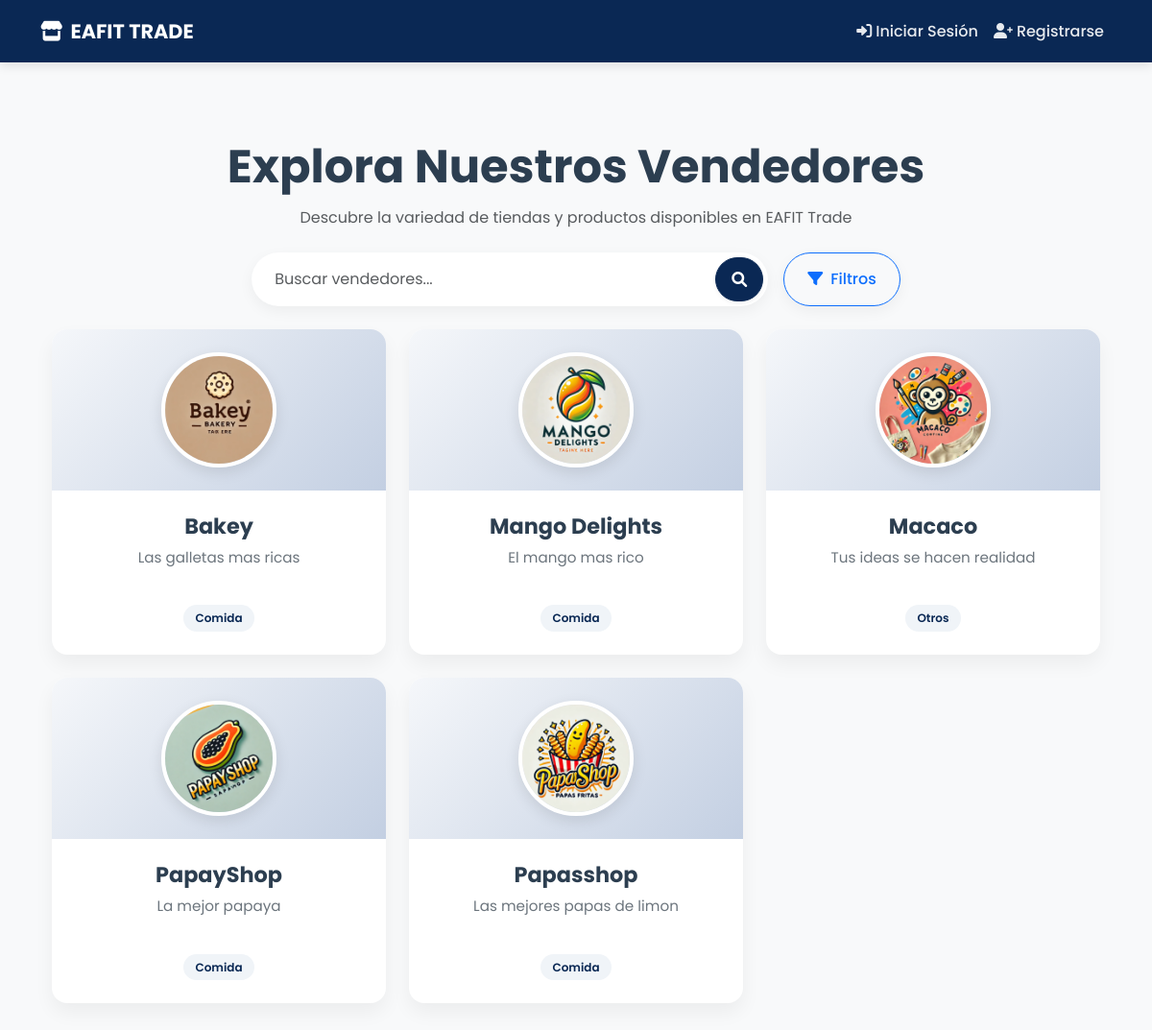
The page /sellers/ on the database as committed earlier.
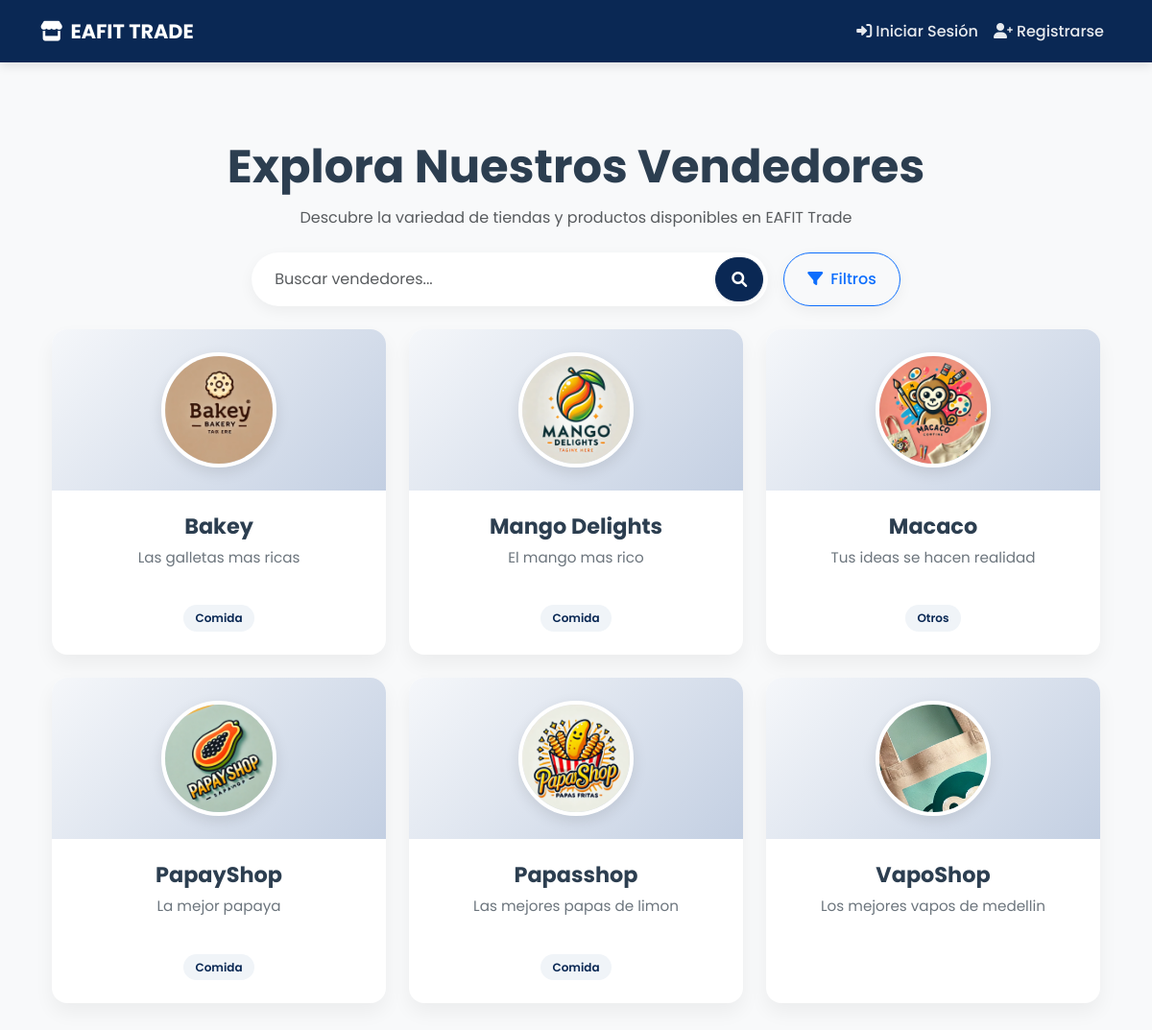
The same page on the database as committed later.
### seller_profiles/models.py (models this page shows, shortened)
class SellerProfile(models.Model):
    user = models.OneToOneField(
        User,
        on_delete=models.CASCADE,
        related_name='seller_profile'
    )
    profile_image = models.ImageField(
        upload_to='profiles/',
        verbose_name='Foto de perfil',
        null=True,
        blank=True
    )
    store_name = models.CharField(
        max_length=100,
        verbose_name='Nombre de la tienda',
        help_text='Nombre que se mostrará en tu perfil de vendedor'
    )
    slogan = models.CharField(
        max_length=200,
        verbose_name='Slogan',
        help_text='Una frase corta que describa tu tienda',
        blank=True,
        null=True
    )
    description = models.TextField(
        verbose_name='Descripción',
        help_text='Describe tu tienda y los productos que vendes'
    )
    whatsapp = models.CharField(
        max_length=15,
        verbose_name='WhatsApp',
        help_text='Ingresa tu número de WhatsApp con código de país (ej: 573001234567)',
        blank=True,
        null=True
    )
    class Meta:
        verbose_name = 'Perfil de vendedor'
        verbose_name_plural = 'Perfiles de vendedores'

### seller_profiles/views.py (the view)
# urls.py: path('sellers/', profile_views.seller_list, name='seller_list'),
def seller_list(request):
    sellers = SellerProfile.objects.all()
    search_query = request.GET.get('search', '').strip()
    selected_categories = request.GET.getlist('categories')
    if search_query:
        sellers = sellers.filter(
            Q(store_name__icontains=search_query) |
            Q(user__username__icontains=search_query)
        )
    if selected_categories:
        sellers = sellers.filter(
            user__products__category__in=selected_categories
        ).distinct()
    sellers_data = []
    for seller in sellers:
        seller_categories = seller.user.products.values_list(
            'category', flat=True
        ).distinct()
        sellers_data.append({
            'profile': seller,
            'categories': list(seller_categories)
        })
    all_categories = [choice[0] for choice in Product.CATEGORY_CHOICES]
    context = {
        'sellers': sellers_data,
        'all_categories': all_categories,
        'search_query': search_query,
        'selected_categories': selected_categories,
    }
    return render(request, 'seller_profiles/seller_list.html', context)

### seller_profiles/templates/seller_profiles/seller_list.html (shortened to what this page needs)
{% extends 'products/base.html' %}
{% load humanize %}
{% block content %}
<div class="container py-5">
    <div class="section-header mb-4">
        <h1 class="display-5 text-center fw-bold">Explora Nuestros Vendedores</h1>
        <p class="text-center text-muted mb-0">Descubre la variedad de tiendas y productos disponibles en EAFIT Trade</p>
    </div>
    <div class="search-container mb-4">
        <form method="get" id="searchForm">
            <div class="search-bar-wrapper">
                <div class="row g-3 align-items-center justify-content-center">
                    <div class="col-md-8 col-lg-6">
                        <div class="search-input-container">
                            <input type="text"
                                name="search"
                                class="form-control search-input"
                                placeholder="Buscar vendedores..."
                                value="{{ search_query }}">
                            <button type="submit" class="btn btn-primary search-btn">
                                <i class="fas fa-search"></i>
                            </button>
                        </div>
                    </div>
                    <div class="col-auto">
                        <button class="btn btn-outline-primary filter-toggle-btn"
                                type="button"
                                data-bs-toggle="collapse"
                                data-bs-target="#filterOptions"
                                aria-expanded="false"
                                aria-controls="filterOptions">
                            <i class="fas fa-filter me-2"></i>Filtros
                        </button>
                    </div>
                </div>
            </div>
        </form>
    </div>
    <div class="row g-4">
        {% for seller_data in sellers %}
            <div class="col-md-6 col-lg-4">
                <a href="{% url 'public_profile' seller_data.profile.user.id %}" class="text-decoration-none">
                    <div class="seller-card">
                        <div class="seller-header">
                            <div class="seller-image-container">
                                {% if seller_data.profile.profile_image %}
                                    <img src="{{ seller_data.profile.profile_image.url }}"
                                         alt="{{ seller_data.profile.store_name }}"
                                         class="seller-image">
                                {% else %}
                                    <div class="seller-image-placeholder">
                                        <i class="fas fa-store"></i>
                                    </div>
                                {% endif %}
                            </div>
                        </div>
                        <div class="seller-content">
                            <h3 class="seller-name">{{ seller_data.profile.store_name }}</h3>
                            {% if seller_data.profile.slogan %}
                                <p class="seller-slogan">{{ seller_data.profile.slogan }}</p>
                            {% endif %}
                            {% if seller_data.categories %}
                                <div class="seller-categories">
                                    {% for category in seller_data.categories %}
                                        <span class="category-badge">{{ category }}</span>
                                    {% endfor %}
                                </div>
                            {% endif %}
                        </div>
                    </div>
                </a>
            </div>
        {% endfor %}
    </div>
</div>
{% endblock %}

Rows that differ between the two databases and show on the page:
added SellerProfile: profile.profile_image (picture), profile.store_name "VapoShop", profile.slogan "Los mejores vapos de medellin"
